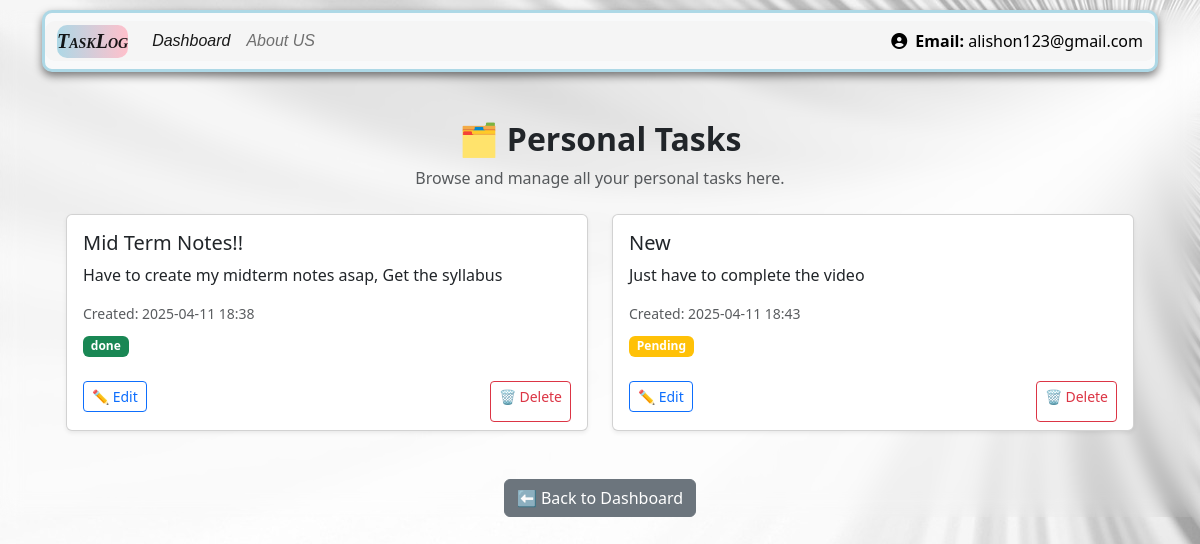
/category/Personal (signed in), run on the app's committed database.
### app.py (models this page shows, shortened)
class user_register(db.Model, UserMixin):
    __tablename__ = "user_register"
    user_id = db.Column(db.Integer, primary_key=True)
    name = db.Column(db.String(100), nullable=False)
    email = db.Column(db.String(100), nullable=False, unique=True)
    password = db.Column(db.String(255), nullable=False)
    date_created = db.Column(db.DateTime, default=datetime.utcnow)

class task_catagories(db.Model):
    __tablename__ = 'task_catagories'
    cat_id = db.Column(db.Integer, primary_key=True)
    category_type = db.Column(db.String(50), nullable=False)
    user_id = db.Column(db.Integer, db.ForeignKey(
        'user_register.user_id'), nullable=False)
    task_id = db.Column(db.Integer, db.ForeignKey(
        'TaskLog.task_id'), nullable=False)

class Task_log(db.Model):
    __tablename__ = 'TaskLog'
    task_id = db.Column(db.Integer, primary_key=True)
    user_id = db.Column(db.Integer, db.ForeignKey(
        'user_register.user_id'), nullable=False)
    title = db.Column(db.String(200), nullable=False)
    description = db.Column(db.String(700), nullable=False)
    task_created = db.Column(db.DateTime, default=datetime.utcnow)
    status = db.Column(db.String(50), default="Pending")
    categories = db.relationship(
        'task_catagories', backref='task', cascade="delete",  lazy=True)

### app.py (the view)
@app.route('/category/<string:cat_type>')
@login_required
def view_by_category(cat_type):
    tasks = (
        db.session.query(Task_log, task_catagories.category_type)
        .join(task_catagories, Task_log.task_id == task_catagories.task_id)
        .filter(Task_log.user_id == current_user.user_id, task_catagories.category_type == cat_type)
        .all()
    )
    return render_template('category_view.html', tasks=tasks, cat_type=cat_type)

### app.py (called while the page is built)
@login_manager.user_loader
def load_user(user_id):
    return user_register.query.get(int(user_id))

def login_required(f):
    @wraps(f)
    def decorated_function(*args, **kwargs):
        if 'user_id' not in session and not current_user.is_authenticated:
            return redirect(url_for('user_login'))  # Correct endpoint name
        return f(*args, **kwargs)
    return decorated_function

### templates/category_view.html
{% extends "base.html" %}
{% block body %}
<div class="container my-5">
    <div class="text-center mb-4">
        <h2 class="fw-bold">
            🗂️ {{ cat_type.capitalize() }} Tasks
        </h2>
        <p class="text-muted">Browse and manage all your {{ cat_type.lower() }} tasks here.</p>
    </div>
    {% if tasks %}
        <div class="row">
            {% for task, category in tasks %}
            <div class="col-md-6 mb-4">
                <div class="card border-left-{{ 'primary' if cat_type == 'Work' else 'success' }} shadow-sm h-100">
                    <div class="card-body">
                        <h5 class="card-title">{{ task.title }}</h5>
                        <p class="card-text">{{ task.description }}</p>
                        <p class="text-muted small mb-2">Created: {{ task.task_created.strftime('%Y-%m-%d %H:%M') }}</p>
                        <span class="badge bg-{{ 'success' if task.status.lower() == 'done' else 'warning' }}">
                            {{ task.status }}
                        </span>
                    </div>
                    <div class="card-footer bg-transparent border-top-0 d-flex justify-content-between">
                        <a href="/update_tasklog/{{ task.task_id }}" class="btn btn-sm btn-outline-primary">✏️ Edit</a>
                        <a href="/delete_tasklog/{{ task.task_id }}" class="btn btn-sm btn-outline-danger">🗑️ Delete</a>
                    </div>
                </div>
            </div>
            {% endfor %}
        </div>
    {% else %}
        <div class="alert alert-info text-center">
            No tasks found for category <strong>{{ cat_type }}</strong>.
        </div>
    {% endif %}
    <div class="text-center mt-4">
        <a href="/dashboard" class="btn btn-secondary">⬅️ Back to Dashboard</a>
    </div>
</div>
{% endblock body %}

### templates/base.html (shortened to what this page needs)
<!doctype html>
<html lang="en">
  <head>
    <link rel ="stylesheet" href="{{url_for('static', filename='css/style.css')}}">
    <link href="https://cdn.jsdelivr.net/npm/bootstrap@5.1.3/dist/css/bootstrap.min.css" rel="stylesheet">
    <link rel="stylesheet" href="https://cdn.jsdelivr.net/npm/bootstrap-icons@1.10.5/font/bootstrap-icons.css">
    <link href="https://cdn.jsdelivr.net/npm/bootstrap@5.3.0/dist/css/bootstrap.min.css" rel="stylesheet">
    <link href="https://cdnjs.cloudflare.com/ajax/libs/font-awesome/6.5.0/css/all.min.css" rel="stylesheet">
</head>
<body>
    <div class= "container" my-3>
        <nav class="navbar navbar-expand-lg navbar-light bg-light">
            <div class="container-fluid">
              <a class="navbar-brand" href="/">TaskLog </a>
              <div class="collapse navbar-collapse" id="navbarSupportedContent">
                <ul class="navbar-nav me-auto mb-2 mb-lg-0">
                  <li class="nav-item">
                    <a class="nav-link active" aria-current="page" href="/dashboard">Dashboard</a>
                  </li>
                  <li class="nav-item">
                    <a class="nav-link" href="/userdata">About US</a>
                  </li>
                  <li class="nav-item">
                    <a class="nav-link active"></a>
                  </li>
                </ul>
                <div class="d-flex align-items-center">
                  {% if current_user.is_authenticated %}
                    <span class="nav-user"><i class="fas fa-user-circle me-1"></i> <strong>Email:</strong> {{ current_user.email }}</span>
                  {% else %}
                    <span class="nav-user"><i class="fas fa-user-circle me-1"></i> Welcome, Guest</span>
                  {% endif %}
                </div>
              </div>
            </div>
          </nav>
          <div class="container">
            {% block body %}
            {% endblock body %}
          </div>
</body>
</html>

### static/css/style.css (style rules this page uses)
body { background: url('/static/images/white.jpg') ; font-family: 'Segoe UI', sans-serif; backdrop-filter: blur(10px); }
nav { background-color: linear-gradient(to right, lightblue, pink); color: black; padding: 10px; border: 3px solid lightblue ; border-radius: 10px; margin-bottom: 20px; box-shadow: 0px 4px 8px rgba(0,0,0,0.5); }
.navbar-brand { font-weight: bold; color: white; font: italic small-caps bold 18px "Times New Roman", serif; }
.nav-item { font-style: italic; font-size: 16px; font-family: 'Poppins', sans-serif; border-radius: 10px; }
.container { margin-top: 10px; }
.navbar-brand { background: linear-gradient(to right, lightblue, pink); border-radius: 10px; }
.container-fluid { background: whitesmoke; border-radius: 10px; }
.btn-outline-primary { border-radius: 8px; margin-right: 10px; margin-bottom: 10px; }
.col-md-6 { color: black; }

### data on the page
user_register: email "alishon123@gmail.com"
task_catagories: title "Mid Term Notes!!", description "Have to create my midterm notes asap, Get the syllabus", task_created "2025-04-11 18:38", status "done"
task_catagories: title "New", description "Just have to complete the video", task_created "2025-04-11 18:43", status "Pending"

### other printed values
{{ cat_type.capitalize() }} "Personal"
{{ cat_type.lower() }} "personal"
